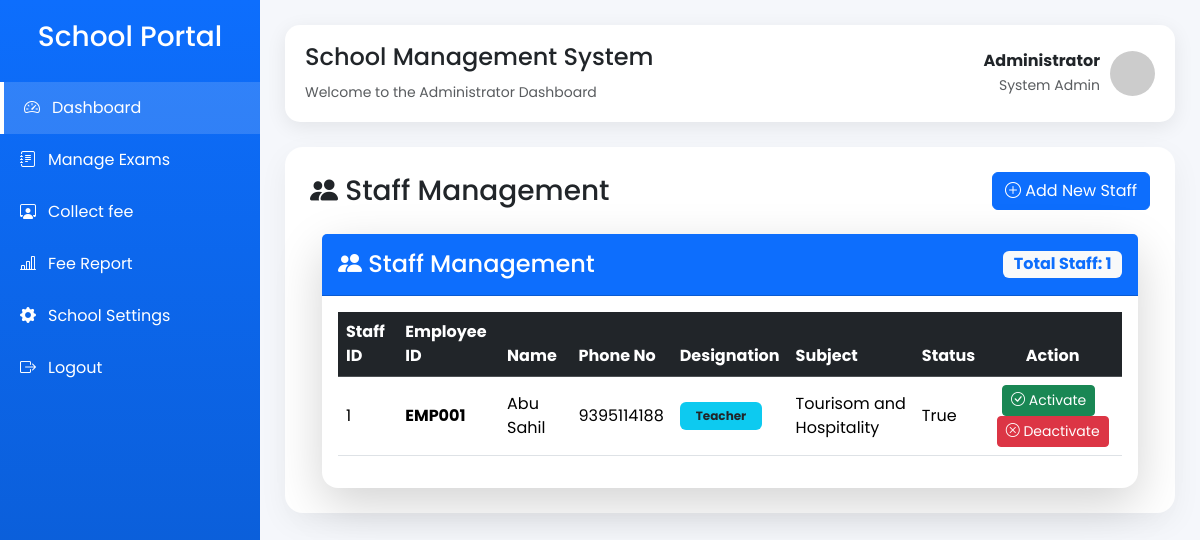
The page /staff_list (signed in) on the database its author committed.
### application/model.py (models this page shows)
class Staff(db.Model):
    __tablename__ = "staffs"
    id = db.Column(db.Integer, primary_key=True)
    user_id = db.Column(db.Integer, db.ForeignKey("users.id"),unique=True,nullable=False)
    employee_id = db.Column(db.String(30),unique=True, nullable=False )
    subject_id = db.Column(db.Integer,db.ForeignKey("subjects.id"))
    designation = db.Column(db.String(50), nullable=False)
    phone = db.Column(db.String(15))
    user = db.relationship("User", back_populates="staff")
    subject = db.relationship("Subject" , back_populates="staff" , uselist=False)
    exams = db.relationship("Exam",back_populates="staff", cascade="all, delete-orphan")

class User(db.Model, UserMixin):
    __tablename__ = "users"
    id = db.Column(db.Integer, primary_key=True)
    role = db.Column(db.String(20), nullable=False)       # Admin / Staff / Student
    name = db.Column(db.String(100), nullable=False)
    email = db.Column(db.String(100), unique=True, nullable=False)
    password = db.Column(db.String(255), nullable=False)
    is_active = db.Column(db.Boolean, default=True)
    created_at = db.Column(db.DateTime, default=datetime.utcnow)
    staff = db.relationship("Staff",back_populates="user",uselist=False,cascade="all, delete-orphan")
    student = db.relationship("Student",back_populates="user",uselist=False,cascade="all, delete-orphan")

class Subject(db.Model):
    __tablename__ = "subjects"
    id = db.Column(db.Integer, primary_key=True)
    name = db.Column(db.String(50), nullable=False)
    class_id = db.Column(db.Integer,db.ForeignKey("classes.id"),nullable=False)
    school_class = db.relationship("SchoolClass",back_populates="subjects")
    exams = db.relationship("Exam", back_populates="subject",cascade="all, delete-orphan" )
    staff = db.relationship("Staff",back_populates="subject" , uselist = False )

### application/controler.py (the view)
@app.route("/staff_list")
@login_required
def staff_list():
    if current_user.role is None or current_user.role != "admin":
        flash("Only Admin can access this page.", "danger")
        return redirect(url_for("login"))
    staffs=Staff.query.all()
    return render_template("admin/staff_list.html" , staffs=staffs)

### application/controler.py (called while the page is built)
@login_manager.user_loader
def load_user(user_id):
    return User.query.get(int(user_id))

### templates/admin/staff_list.html (shortened to what this page needs)
{% extends "admin/admin_dashboard.html"%}
{% block content %}
<div class="d-flex justify-content-between align-items-center mb-3">
    <h3 class="mb-0">
        <i class="bi bi-people-fill"></i> Staff Management
    </h3>
    <a href="/add_staff" class="btn btn-primary">
        <i class="bi bi-plus-circle"></i>
        Add New Staff
    </a>
</div>
<div class="container mt-4">
    <div class="card shadow-lg border-0 rounded-4">
        <div class="card-header bg-primary text-white d-flex justify-content-between align-items-center py-3">
            <h4 class="mb-0">
                <i class="bi bi-people-fill"></i> Staff Management
            </h4>
            <span class="badge bg-light text-primary fs-6">
                Total Staff: {{ staffs|length }}
            </span>
        </div>
        <div class="card-body">
            <div class="table-responsive">
                <table class="table table-hover align-middle">
                    <thead class="table-dark">
                        <tr>
                            <th>Staff ID</th>
                            <th>Employee ID</th>
                            <th>Name</th>
                            <th>Phone No</th>
                            <th>Designation</th>
                            <th>Subject</th>
                            <th>Status</th>
                            <th class="text-center">Action</th>
                        </tr>
                    </thead>
                    <tbody>
                        {% for staff in staffs %}
                        <tr>
                            <td>{{ staff.id}}</td>
                            <td>
                                <strong>{{ staff.employee_id }}</strong>
                            </td>
                            <td>
                                {{ staff.user.name }}
                            </td>
                            <td>
                                {{ staff.phone }}
                            </td>
                            <td>
                                <span class="badge bg-info text-dark px-3 py-2">
                                    {{ staff.designation }}
                                </span>
                            </td>
                            <td>
                                {{ staff.subject.name }}
                            </td>
                            <td>
                                {{ staff.user.is_active }}
                            </td>
                            <td class="text-center">
                                <form action="/activate_staff/{{staff.id}}" method="POST" class="d-inline">
                                    <button type="submit" class="btn btn-success btn-sm me-2">
                                        <i class="bi bi-check-circle"></i>
                                        Activate
                                    </button>
                                </form>
                                <form action="/deactivate_staff/{{staff.id}}" method="POST" class="d-inline">
                                    <button type="submit" class="btn btn-danger btn-sm">
                                        <i class="bi bi-x-circle"></i>
                                        Deactivate
                                    </button>
                                </form>
                            </td>
                        </tr>
                        {% endfor %}
                    </tbody>
                </table>
            </div>
        </div>
    </div>
</div>
{% endblock %}

### templates/admin/admin_dashboard.html (style rules this page uses)
* { margin: 0; padding: 0; box-sizing: border-box; font-family: 'Poppins', sans-serif; }
body { background: #f5f7fb; }

### rows shown on the page
Staff: id "1", employee_id "EMP001", user.name "Abu Sahil", phone "9395114188", designation "Teacher", subject.name "Tourisom and Hospitality", user.is_active "True"

### other values the page prints
{{ staffs|length }} "1"
